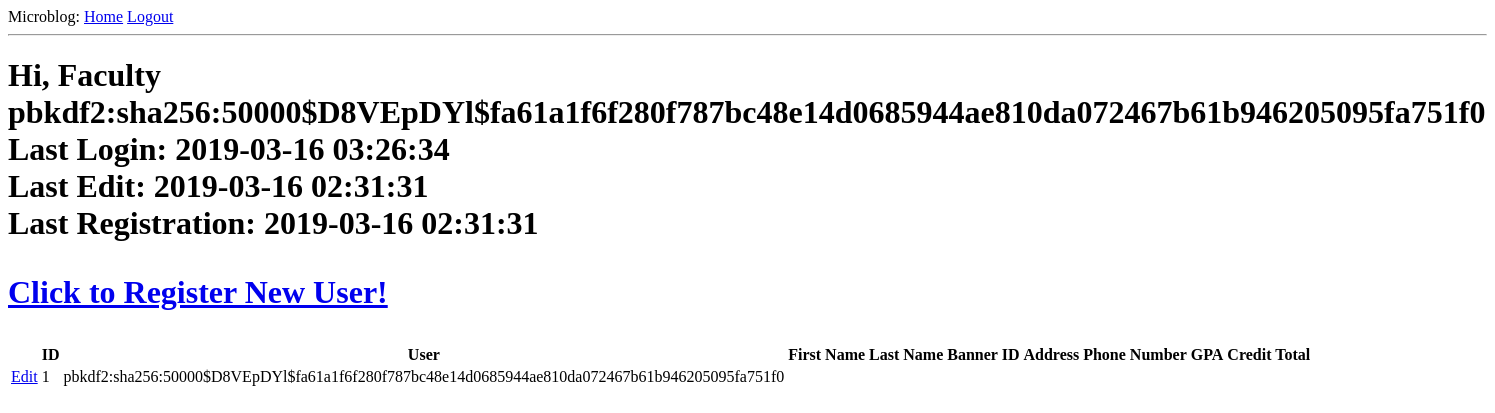
Before: /index (signed in) with the older database file.
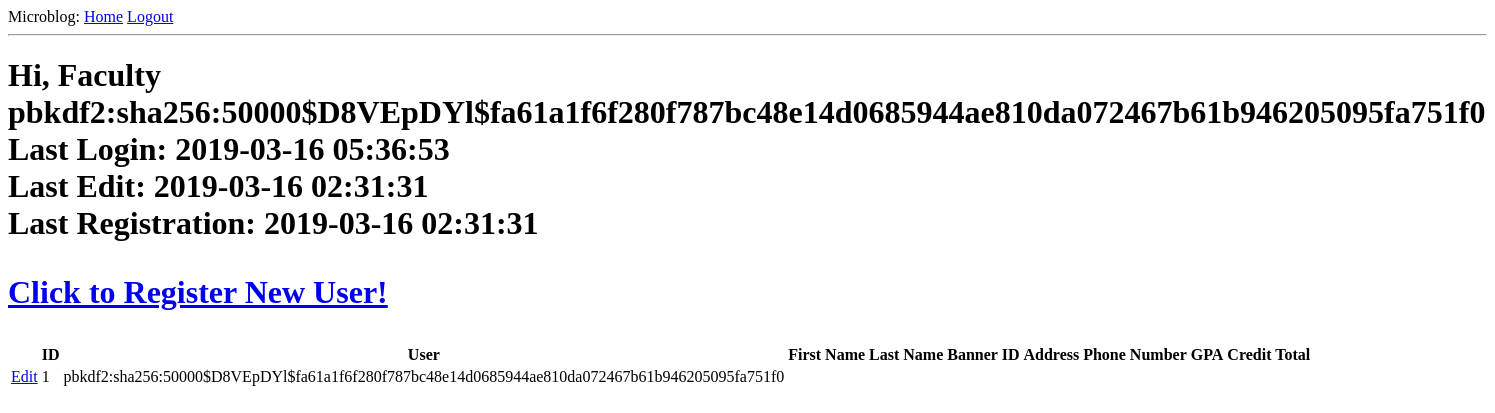
After: the same page with the newer database file.
### app/models.py (models this page shows, shortened)
class User(UserMixin, db.Model):
    id = db.Column(db.Integer, primary_key=True)
    faculty = db.Column(db.Boolean)
    username = db.Column(db.String(64), index=True, unique=True)
    email = db.Column(db.String(120), index=True, unique=True)
    password_hash = db.Column(db.String(128))
    student = db.relationship('Student', backref='student')

class LoginTime(db.Model):
    id = db.Column(db.Integer, primary_key=True)
    placeholder  = db.Column(db.Integer)
    created = db.Column(db.DateTime, server_default = db.func.now())
    timestamp = db.Column(db.DateTime(timezone=True), server_default = db.func.now(), onupdate = db.func.now())

class EditTime(db.Model):
    id = db.Column(db.Integer, primary_key=True)
    placeholder  = db.Column(db.Integer)
    created = db.Column(db.DateTime, server_default = db.func.now())
    timestamp = db.Column(db.DateTime(timezone=True), server_default = db.func.now(), onupdate = db.func.now())

class RegistrationTime(db.Model):
    id = db.Column(db.Integer, primary_key=True)
    placeholder  = db.Column(db.Integer)
    created = db.Column(db.DateTime, server_default = db.func.now())
    timestamp = db.Column(db.DateTime(timezone=True), server_default = db.func.now(), onupdate = db.func.now())

### app/routes.py (the view)
@app.route('/')
@app.route('/index')
def index():
    if current_user.is_authenticated:
        return render_template('index.html', title='Home Page', user=User.query.all(), student=Student.query.all(), loginTime = LoginTime.query.filter_by(id = current_user.id).first(), editTime = EditTime.query.filter_by(id = current_user.id).first(), registrationTime = RegistrationTime.query.filter_by(id = current_user.id).first())
    else:
        return redirect(url_for('login'))

### app/models.py (called while the page is built)
@login.user_loader
def load_user(id):
    return User.query.get(int(id))

### app/templates/index.html (shortened to what this page needs)
{% extends "base.html" %}
{% block content %}
    <h1>Hi,
        {% if current_user.faculty %}
        Faculty {{ current_user.username }}</br>
        Last Login: {{ loginTime.timestamp }}</br>
        Last Edit: {{ editTime.timestamp }}</br>
        Last Registration: {{ registrationTime.timestamp }}
        <p><a href="{{ url_for('register') }}">Click to Register New User!</a></p>
        <table>
            <thead>
               <tr>
                  <th></th>
                  <th>ID</th>
                  <th>User</th>
                  <th>First Name</th>
                  <th>Last Name</th>
                  <th>Banner ID</th>
                  <th>Address</th>
                  <th>Phone Number</th>
                  <th>GPA</th>
                  <th>Credit Total</th>
               </tr>
            </thead>
            <tbody>
               {% for users in user %}
                  <tr>
                     <td><a href="{{ url_for('edit', id=users.id) }}">Edit</a></td>
                     <td>{{ users.id }}</td>
                     <td>{{ users.username }}</td>
                  </tr>
               {% endfor %}
            </tbody>
         </table>
      {% endif %}
    </h1>
{% endblock %}

### app/templates/base.html (shortened to what this page needs)
<html>
    <head>
    </head>
    <body>
        <div>
            Microblog:
            <a href="{{ url_for('index') }}">Home</a>
            {% if current_user.is_anonymous %}
            <a href="{{ url_for('login') }}">Login</a>
            {% else %}
            <a href="{{ url_for('logout') }}">Logout</a>
            {% endif %}
        </div>
        <hr>
        {% block content %}{% endblock %}
    </body>
</html>

Changed rows visible on the page:
changed LoginTime: timestamp "2019-03-16 03:26:34" → "2019-03-16 05:36:53"
